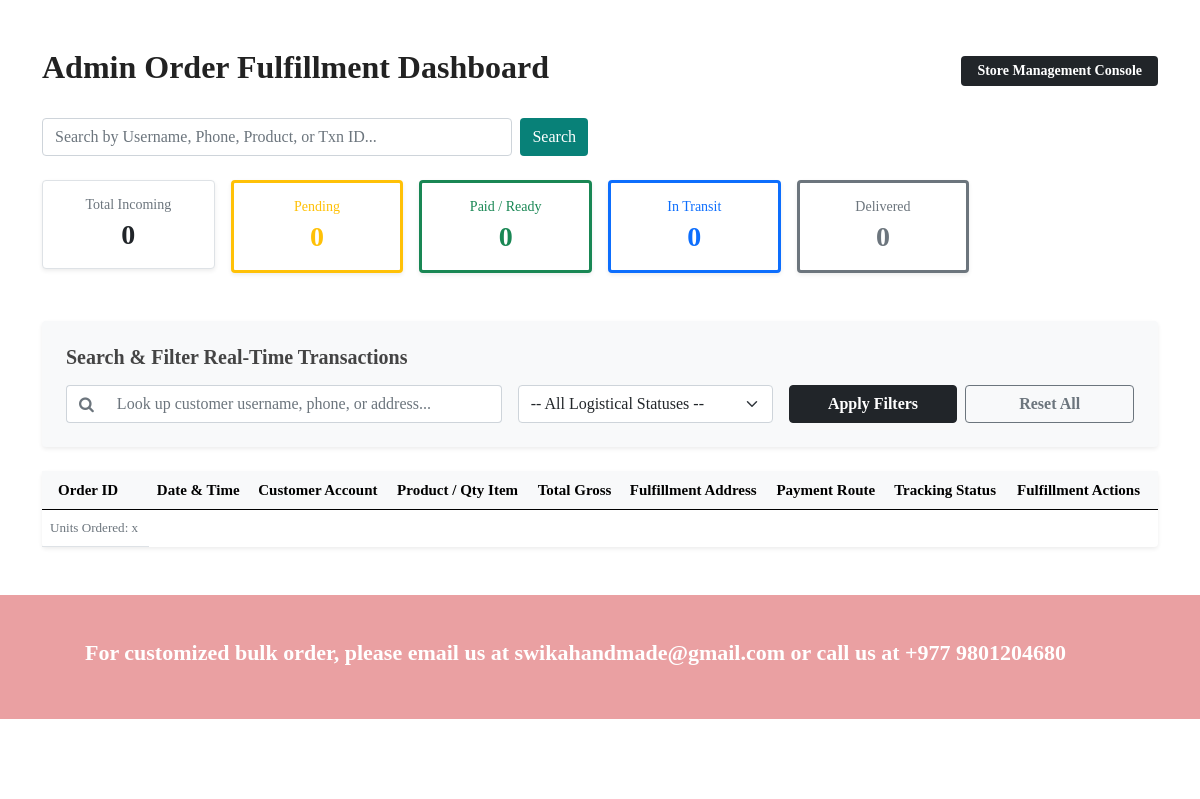
The app's page /store-admin/orders/ (signed in, upper part), older data.
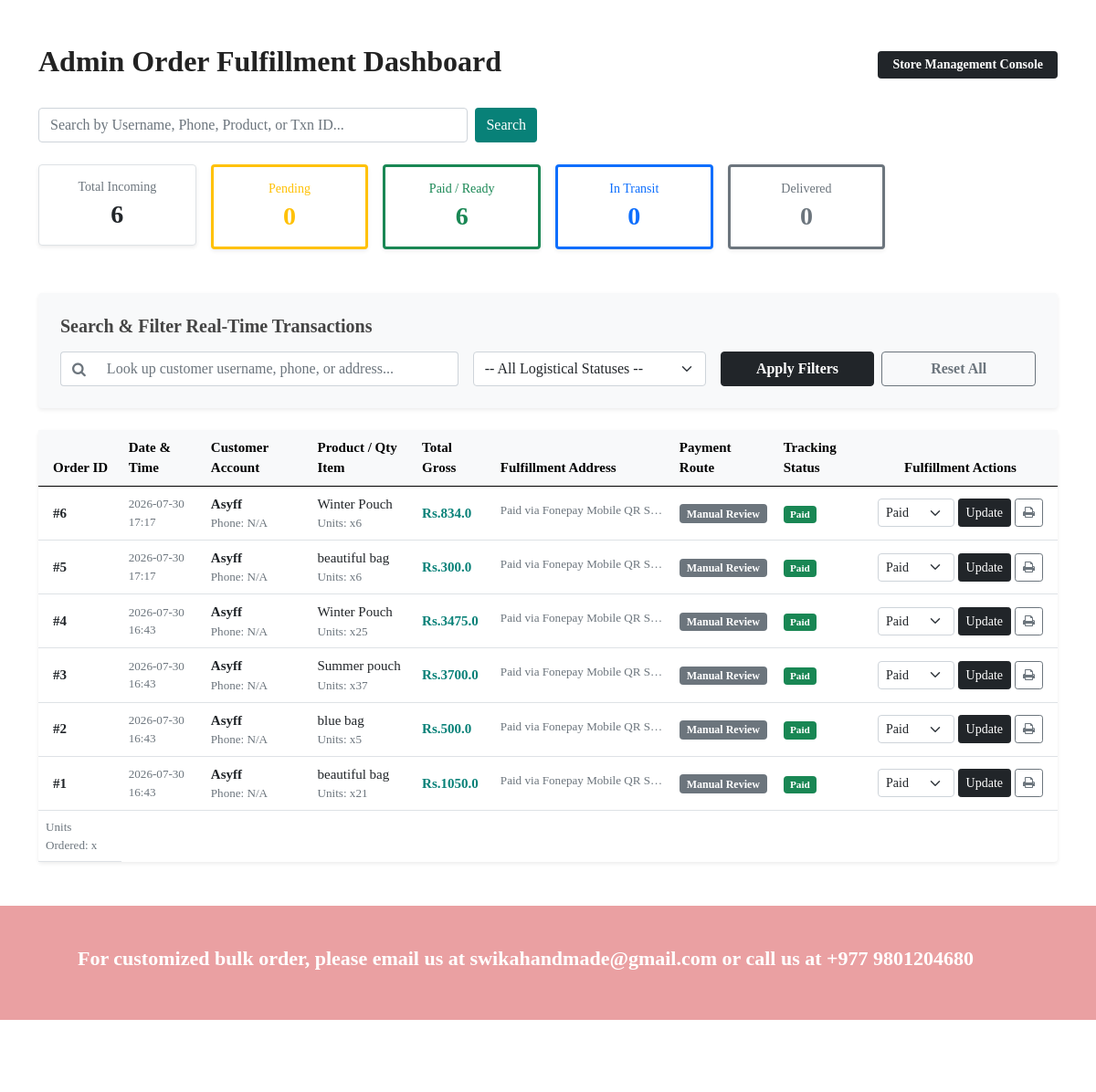
The same page, newer data.
### home/models.py (models this page shows, shortened)
class Order(models.Model):
    user = models.ForeignKey(User, on_delete=models.CASCADE, related_name='orders', null=True, blank=True)
    product = models.ForeignKey(Product, on_delete=models.CASCADE)
    quantity = models.PositiveIntegerField(default=1)
    address = models.CharField(max_length=255, default='', blank=True)
    phone = models.CharField(max_length=20, default='', blank=True)
    date = models.DateTimeField(auto_now_add=True)
    STATUS_CHOICES = [
        ('Pending', 'Pending'),
        ('Paid', 'Paid'),
        ('Shipped', 'Shipped'),
        ('Delivered', 'Delivered'),
    ]
    status = models.CharField(max_length=20, choices=STATUS_CHOICES, default='Pending')
    price_at_purchase = models.DecimalField(max_digits=10, decimal_places=2, default=0.00)
    fonepay_txn_id = models.CharField(max_length=50, default='', blank=True, null=True)
    payment_screenshot = models.ImageField(upload_to='payment_proofs/', blank=True, null=True)
    @property
    def total_cost(self):
        return round(float(self.price_at_purchase) * self.quantity, 2)

class Product(models.Model):
    name = models.CharField(max_length=50)
    price = models.DecimalField(default=0, decimal_places=2, max_digits=7)
    category = models.ForeignKey(Category, on_delete=models.CASCADE, default=1)
    description = models.CharField(max_length=250, default='', blank=True, null=True)
    image = models.ImageField(upload_to='uploads/product/')
    stock_quantity = models.IntegerField(default=10, help_text="Available stock items count")
    is_sale = models.BooleanField(default=False)
    sale_price = models.DecimalField(default=0, decimal_places=2, max_digits=7)

### home/views.py (the view, shortened to what this page needs)
# urls.py: path('store-admin/orders/', views.admin_order_dashboard, name='admin_order_dashboard'),
@user_passes_test(is_admin_user, login_url='login')
def admin_order_dashboard(request):
    orders = Order.objects.all().order_by('-date')
    search_query = request.GET.get('search_query', '').strip()
    metrics = {
        'total': Order.objects.count(), # Baseline totals calculated from root table to preserve metrics accuracy
        'pending': Order.objects.filter(status='Pending').count(),
        'paid': Order.objects.filter(status='Paid').count(),
        'shipped': Order.objects.filter(status='Shipped').count(),
        'delivered': Order.objects.filter(status='Delivered').count(),
    }
    return render(request, "admin_order_dashboard.html", {
        "orders": orders,
        "metrics": metrics,
        "search_query": search_query # Return query to keep text locked in input box layout during filtering
    })

### cart/context_processor.py (called while the page is built)
def cart(request):
    return {'cart': Cart(request)}

### home/views.py (called while the page is built)
def is_admin_user(user):
    return user.is_authenticated and (user.is_staff or user.is_superuser)

### home/templates/admin_order_dashboard.html (shortened to what the changed rows need)
{% extends 'base.html' %}
{% block content %}
<div class="container my-5">
    <div class="d-flex justify-content-between align-items-center mb-4">
        <h2 style="font-weight: 700; color: #222;">Admin Order Fulfillment Dashboard</h2>
    </div>
    <div class="row g-3 mb-5">
        <div class="col-md-2 col-6">
            <div class="p-3 border rounded text-center bg-white shadow-sm">
                <h6 class="text-muted small uppercase mb-1">Total Incoming</h6>
                <h3 class="mb-0" style="font-weight: 700;">{{ metrics.total }}</h3>
            </div>
        </div>
        <div class="col-md-2 col-6">
            <div class="p-3 border rounded text-center bg-white shadow-sm border-start border-success border-3">
                <h6 class="text-success small uppercase mb-1">Paid / Ready</h6>
                <h3 class="mb-0" style="font-weight: 700; color: #198754;">{{ metrics.paid }}</h3>
            </div>
        </div>
    </div>
    <div class="card shadow-sm border-0">
        <div class="card-body p-0">
            <div class="table-responsive">
                <table class="table table-hover align-middle mb-0" style="font-size: 15px;">
    <thead class="table-light">
        <tr>
            <th class="ps-3">Order ID</th>
            <th>Date & Time</th>
            <th>Customer Account</th>
            <th>Product / Qty Item</th>
            <th>Total Gross</th>
            <th>Fulfillment Address</th>
            <th>Payment Route</th>
            <th>Tracking Status</th>
            <th class="pe-3 text-center">Fulfillment Actions</th>
        </tr>
    </thead>
    <tbody>
        {% if orders %}
            {% for order in orders %}
            <tr>
                <td class="ps-3 fw-bold">#{{ order.id }}</td>
                <td class="text-muted small">{{ order.date|date:"Y-m-d H:i" }}</td>
                <td>
                    <div><strong>{{ order.user.username }}</strong></div>
                    <div class="text-muted small">Phone: {{ order.phone }}</div>
                </td>
                <td>
                    <div class="fw-semibold">{{ order.product.name }}</div>
                    <div class="text-muted small">Units: x{{ order.quantity }}</div>
                </td>
                <td class="fw-bold" style="color: #088178;">Rs.{{ order.total_cost }}</td>
                <td><small class="text-muted d-inline-block text-truncate" style="max-width: 180px;">{{ order.address }}</small></td>
                <td>
                     {% if order.fonepay_txn_id == 'CASH-ON-DELIVERY' %}
        <span class="badge text-white bg-success" style="font-size: 12px;">COD (Cash)</span>
    {% else %}
        <span class="badge bg-secondary" style="font-size: 12px;">Manual Review</span>
    {% endif %}
                </td>
                <td>
                    <span class="badge {% if order.status == 'Paid' %}bg-success{% elif order.status == 'Shipped' %}bg-primary{% elif order.status == 'Delivered' %}bg-secondary{% else %}bg-warning text-dark{% endif %}">
                        {{ order.status }}
                    </span>
                </td>
                <td class="pe-3 text-center">
                    <form action="{% url 'update_order_status' order.id %}" method="POST" class="d-flex align-items-center justify-content-center gap-1">
                        <select name="status" class="form-select form-select-sm" style="max-width: 120px;">
                            <option value="Paid" {% if order.status == 'Paid' %}selected{% endif %}>Paid</option>
                        </select>
                        <button type="submit" class="btn btn-dark btn-sm">Update</button>
                        <a href="{% url 'print_invoice' order.id %}" target="_blank" class="btn btn-outline-secondary btn-sm">
                            <i class="fa fa-print" aria-hidden="true"></i>
                        </a>
                    </form>
                </td>
            </tr>
            {% endfor %}
        {% endif %}
                    </tbody>
                </table>
            </div>
        </div>
    </div>
</div>
{% endblock %}

Row changes from the older to the newer data that the page shows:
added Order: id "6", date "2026-07-30 17:17", user.username "Asyff", phone "N/A", product.name "Winter Pouch", quantity "6", total_cost "834.0", address "Paid via Fonepay Mobile QR S…", fonepay_txn_id "Manual Review", status "Paid"
added Order: id "5", date "2026-07-30 17:17", user.username "Asyff", phone "N/A", product.name "beautiful bag", quantity "6", total_cost "300.0", address "Paid via Fonepay Mobile QR S…", fonepay_txn_id "Manual Review", status "Paid"
added Order: id "4", date "2026-07-30 16:43", user.username "Asyff", phone "N/A", product.name "Winter Pouch", quantity "25", total_cost "3475.0", address "Paid via Fonepay Mobile QR S…", fonepay_txn_id "Manual Review", status "Paid"
added Order: id "3", date "2026-07-30 16:43", user.username "Asyff", phone "N/A", product.name "Summer pouch", quantity "37", total_cost "3700.0", address "Paid via Fonepay Mobile QR S…", fonepay_txn_id "Manual Review", status "Paid"
added Order: id "2", date "2026-07-30 16:43", user.username "Asyff", phone "N/A", product.name "blue bag", quantity "5", total_cost "500.0", address "Paid via Fonepay Mobile QR S…", fonepay_txn_id "Manual Review", status "Paid"
added Order: id "1", date "2026-07-30 16:43", user.username "Asyff", phone "N/A", product.name "beautiful bag", quantity "21", total_cost "1050.0", address "Paid via Fonepay Mobile QR S…", fonepay_txn_id "Manual Review", status "Paid"
Text that changed along with them:
{{ metrics.total }}: "0" → "6"
{{ metrics.paid }}: "0" → "6"
